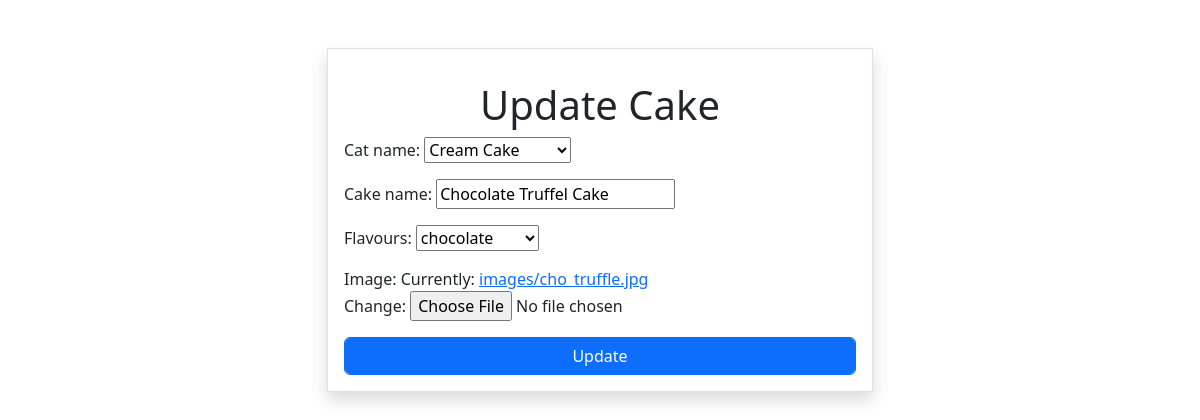
Screenshot of /cake/4/change (signed in) with the database file from the repository.
### cakehouse/models.py (models this page shows, shortened)
class CakeCategory(models.Model):
    cat_name=models.CharField(max_length=200,unique=True)
    is_active=models.BooleanField(default=True)
    def __str__(self):
        return self.cat_name

class Cake(models.Model):
    cat_name=models.ForeignKey(CakeCategory,on_delete=models.CASCADE)
    cake_name=models.CharField(max_length=200)
    options=(
        ('chocolate','chocolate'),
        ('black forest','black forest'),
        ('red velvet','red velvet'),
        ('butter  scotch','butter scotch'),
        ('vanilla','vanilla'),
        ('pineapple','pineapple'),
        ('dates','dates'),
        ('non-alcoholic','non-alcoholic'),
        ('dry-fruits','dry-fruits'),
        ('mixed-fruits','mixed-fruits'),
        ('blueberry','blueberry'),
        ('strawberry','strawberry')
    )
    flavours=models.CharField(max_length=200,choices=options,default="chocolate")
    image=models.ImageField(upload_to='images')

### cakehouse/views.py (the view, shortened to what this page needs)
# urls.py: path('cake/<int:pk>/change',CakeUpdateView.as_view(),name='cake-change'),
@method_decorator(desc,name='dispatch')
class CakeUpdateView(UpdateView):
    template_name='cakehouse/cake_edit.html'
    form_class=CakeAddForm
    model=Cake
    success_url=reverse_lazy('cakes-list')

### cakehouse/forms.py
class CakeAddForm(forms.ModelForm):
    class Meta:
        model=Cake
        fields='__all__'

### cakehouse/views.py (called while the page is built)
def signin_required(fn):
    def wrapper(request,*args,**kwargs):
        if not request.user.is_authenticated:
            messages.error(request,'invalid session')
            return redirect('signin')
        else:
            return fn(request,*args,**kwargs)
    return wrapper

def is_admin(fn):
    def wrapper(request,*args,**kwargs):
        if not request.user.is_superuser:
            messages.error(request,'permission denied for current user!!!')
            return redirect('signin')
        else:
            return fn(request,*args,**kwargs)
    return wrapper

### cakehouse/templates/cakehouse/cake_edit.html (shortened to what this page needs)
<!DOCTYPE html>
<html lang="en">
<head>
    <link href="https://cdn.jsdelivr.net/npm/bootstrap@5.3.2/dist/css/bootstrap.min.css" rel="stylesheet">
</head>
<body>
    <div class="container mt-5">
        <div class="row">
            <div class="col-3"></div>
            <div class="col-6">
                <form action="" method="post" class="border p-3 shadow" enctype="multipart/form-data">
                    <h1 class="text text-center mt-3">Update Cake</h1>
                    {{form.as_p}}
                    <button type="submit" class="form form-control btn btn-primary">Update</button>
                </form>
            </div>
            <div class="col-3"></div>
        </div>
    </div>
</body>
</html>

### rows the page displays
CakeCategory: cat_name "Cream Cake"
Cake: cake_name "Chocolate Truffel Cake", flavours "chocolate"
